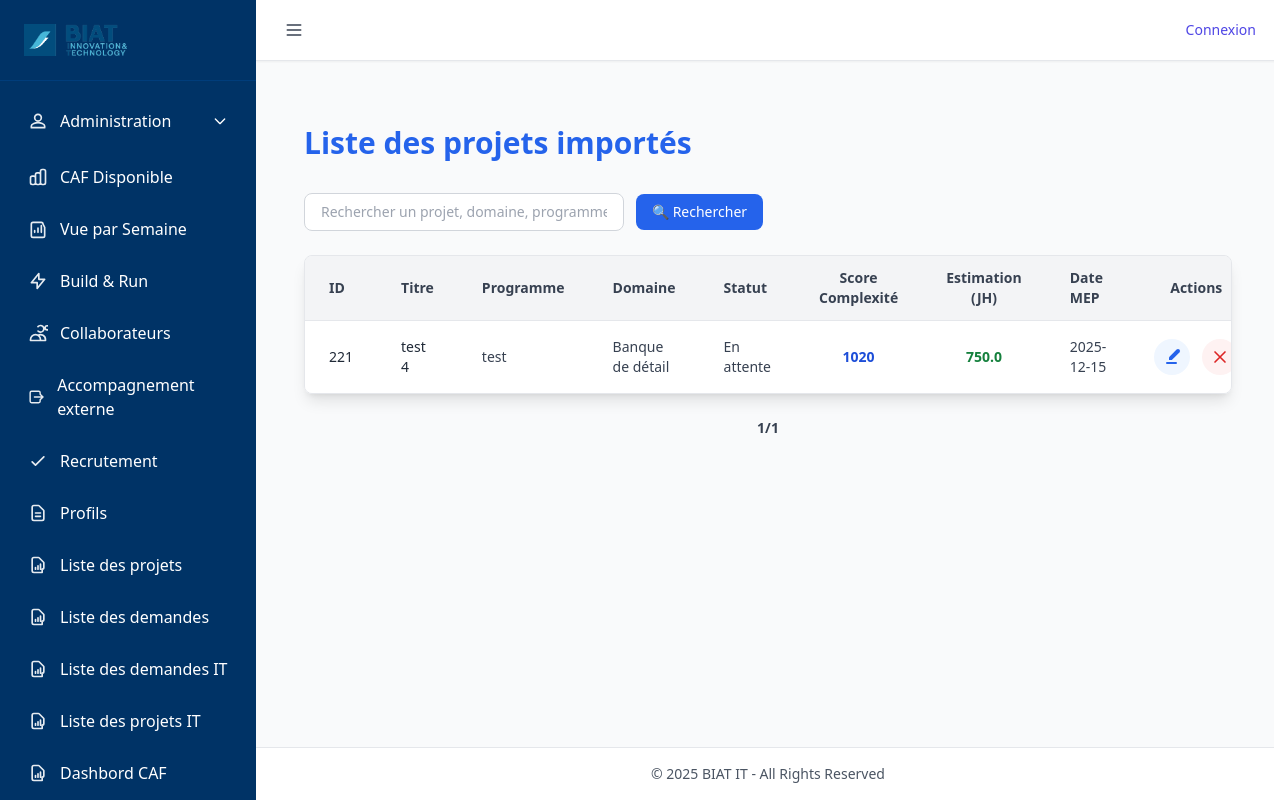
/projet/liste, run on an earlier commit of the app's database.
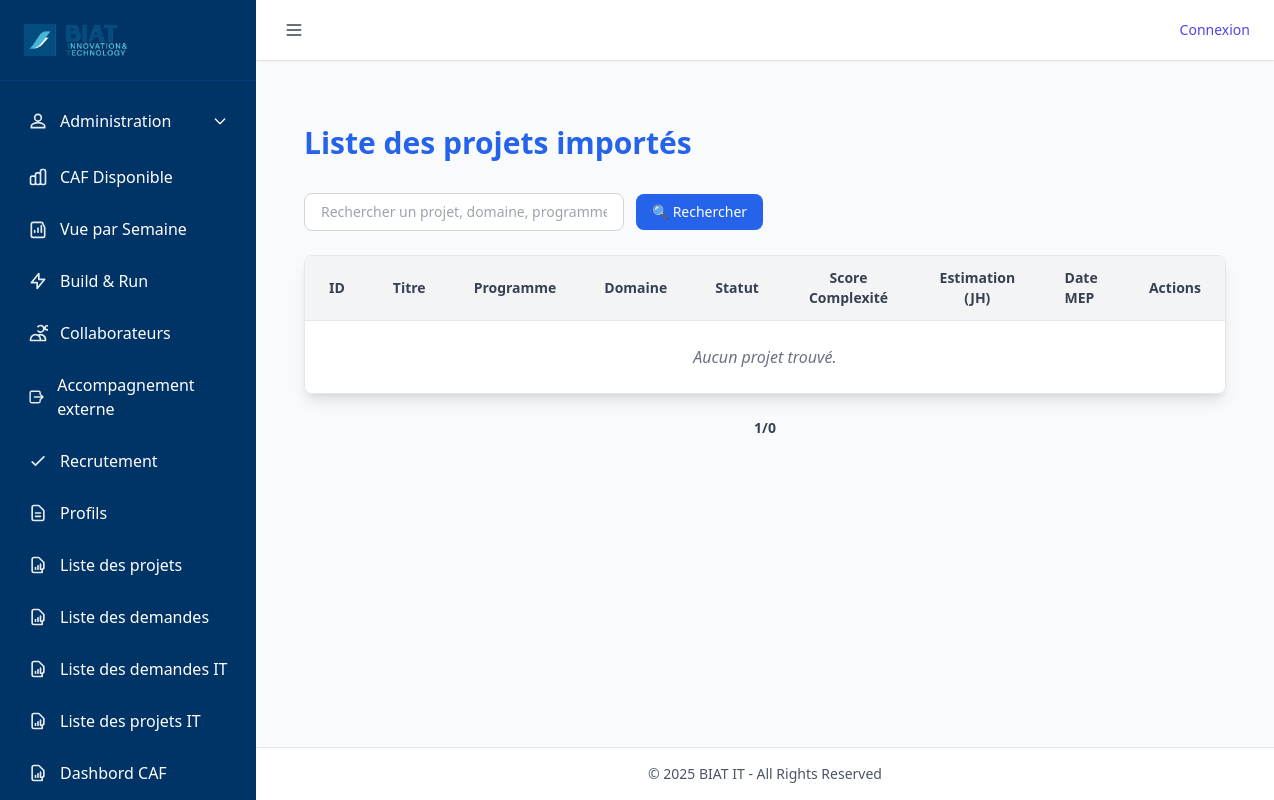
And on a later commit of the database.
### tables this page shows
CREATE TABLE "Projet" (
    "id" INTEGER PRIMARY KEY AUTOINCREMENT,
    "ref_opg" NUMERIC,
    "titre_projet" NVARCHAR(200),
    "description" NVARCHAR(300),
    "id_release" INTEGER,
    "id_programme" INTEGER,
    "score_complexite" NUMERIC,
    "date_mep" DATE,
    "retenue" INTEGER,
    "idate" DATE,
    "iuser" INTEGER,
    "uuser" INTEGER,
    "udate" DATE,
    "id_domaine" INTEGER,
    "id_categorie" INTEGER,
    "id_statut" INTEGER,
    "estimation_jh" REAL DEFAULT 0,
    "id_statut_demande" INTEGER, type TEXT, score_wsjf REAL,
    
    FOREIGN KEY("id_categorie") REFERENCES "categorie"("id") ON DELETE SET NULL ON UPDATE CASCADE,
    FOREIGN KEY("id_domaine") REFERENCES "domaines"("id") ON DELETE SET NULL ON UPDATE CASCADE,
    FOREIGN KEY("id_programme") REFERENCES "Programme"("id") ON DELETE SET NULL ON UPDATE CASCADE,
    FOREIGN KEY("id_statut") REFERENCES "Statut"("id") ON DELETE SET NULL ON UPDATE CASCADE,
    FOREIGN KEY("id_statut_demande") REFERENCES "Statut_demande"("id") ON DELETE SET NULL ON UPDATE CASCADE
);

### routes/projet_routes.py (the view)
@projet_bp.route("/liste")
def liste_projets():
    page = request.args.get("page", 1, type=int)
    per_page = 10
    offset = (page - 1) * per_page
    search = request.args.get("q", "").strip()
    incomplets = request.args.get("incomplets", False, type=bool)
    base_query = """
        SELECT
            p.id,
            p.titre_projet AS titre,
            IFNULL(prog.nom, '-') AS programme,
            IFNULL(d.nom, '-') AS domaine,
            IFNULL(cat.nom, '-') AS categorie,
            IFNULL(s.nom, '-') AS statut,
            IFNULL(p.score_complexite, 0) AS score_complexite,
            IFNULL(p.estimation_jh, 0) AS estimation_jh,
            IFNULL(p.date_mep, '-') AS date_mep
        FROM Projet p
        LEFT JOIN programme prog ON prog.id = p.id_programme
        LEFT JOIN domaines d ON d.id = p.id_domaine
        LEFT JOIN categorie cat ON cat.id = p.id_categorie
        LEFT JOIN statut s ON s.id = p.id_statut
        WHERE retenue = 1 and 1=1
    """
    args = []
    if search:
        base_query += " AND (p.titre_projet LIKE ? OR prog.nom LIKE ?)"
        args.extend([f"%{search}%", f"%{search}%"])
    if incomplets:
        base_query += " AND (p.id_programme IS NULL OR p.id_domaine IS NULL)"
    total = query_db(f"SELECT COUNT(*) as count FROM ({base_query})", args, one=True)["count"]
    projets = query_db(f"{base_query} ORDER BY p.id DESC LIMIT ? OFFSET ?", args + [per_page, offset])
    total_pages = (total // per_page) + (1 if total % per_page else 0)
    return render_template(
        "projets_liste.html",
        projets=projets,
        page=page,
        total_pages=total_pages,
        search=search,
        incomplets=incomplets
    )

### utils/db_utils.py (called while the page is built)
def get_connection():
    conn = sqlite3.connect(
        DB_PATH,
        timeout=60,               # ⏱️ Patiente jusqu'à 60s avant "database is locked"
        check_same_thread=False
    )
    conn.row_factory = sqlite3.Row
    conn.execute("PRAGMA journal_mode=WAL;")      # Autorise les écritures concurrentes
    conn.execute("PRAGMA synchronous=NORMAL;")    # Bon compromis vitesse/sécurité
    conn.execute("PRAGMA foreign_keys = ON;")     # Active les clés étrangères
    conn.execute("PRAGMA busy_timeout = 60000;")  # Attend 60s avant d'abandonner une écriture
    return conn

def query_db(query, args=(), one=False, retries=3, delay=1):
    for attempt in range(retries):
        try:
            conn = get_connection()
            cur = conn.execute(query, args)
            rows = cur.fetchall()
            cur.close()
            conn.close()
            return (rows[0] if rows else None) if one else rows
        except sqlite3.OperationalError as e:
            if "locked" in str(e).lower() and attempt < retries - 1:
                time.sleep(delay)
                continue
            raise

### templates/projets_liste.html (shortened to what the changed rows need)
{% extends "base.html" %}
{% block content %}
<div class="max-w-7xl mx-auto px-6 py-10">
  <h1 class="text-3xl font-bold mb-8 text-blue-600">Liste des projets importés</h1>
  <div class="overflow-x-auto shadow-lg rounded-lg border border-gray-200">
    <table class="min-w-full bg-white divide-y divide-gray-200">
      <thead class="bg-gray-100">
        <tr>
          <th class="px-6 py-3 text-left text-sm font-semibold text-gray-700">ID</th>
            <th class="px-6 py-3 text-left text-sm font-semibold text-gray-700">Titre</th>
          <th class="px-6 py-3 text-left text-sm font-semibold text-gray-700">Programme</th>
          <th class="px-6 py-3 text-left text-sm font-semibold text-gray-700">Domaine</th>
          <th class="px-6 py-3 text-left text-sm font-semibold text-gray-700">Statut</th>
          <th class="px-6 py-3 text-center text-sm font-semibold text-gray-700">Score Complexité</th>
          <th class="px-6 py-3 text-center text-sm font-semibold text-gray-700">Estimation (JH)</th>
          <th class="px-6 py-3 text-left text-sm font-semibold text-gray-700">Date MEP</th>
          <th class="px-6 py-3 text-center text-sm font-semibold text-gray-700">Actions</th>
        </tr>
      </thead>
      <tbody class="divide-y divide-gray-200">
        {% for p in projets %}
        <tr class="hover:bg-gray-50 transition">
            <td class="px-6 py-4 text-sm text-gray-800">{{ p.id }}</td>
          <td class="px-6 py-4 text-sm text-gray-800">{{ p.titre }}</td>
          <td class="px-6 py-4 text-sm text-gray-700">{{ p.programme }}</td>
          <td class="px-6 py-4 text-sm text-gray-700">{{ p.domaine }}</td>
          <td class="px-6 py-4 text-sm text-gray-700">{{ p.statut }}</td>
          <td class="px-6 py-4 text-center text-sm font-semibold text-blue-700">{{ p.score_complexite or 0 }}</td>
          <td class="px-6 py-4 text-center text-sm font-semibold text-green-700">{{ p.estimation_jh or 0 }}</td>
          <td class="px-6 py-4 text-sm text-gray-700">{{ p.date_mep or '-' }}</td>
          <td class="px-6 py-4 text-center">
            <div class="flex items-center justify-center gap-3">
              <a href="{{ url_for('projet.modifier_projet', projet_id=p.id) }}"
                 class="inline-flex items-center justify-center p-2 rounded-full bg-blue-50 hover:bg-blue-100 text-blue-600 transition"
                 title="Modifier">
                <svg xmlns="http://www.w3.org/2000/svg" class="h-5 w-5" fill="currentColor" viewBox="0 0 20 20">
                  <path d="M17.414 2.586a2 2 0 00-2.828 0L7 10.172V13h2.828l7.586-7.586a2 2 0 000-2.828z"/>
                  <path fill-rule="evenodd" d="M4 16a1 1 0 011-1h9a1 1 0 110 2H5a1 1 0 01-1-1z" clip-rule="evenodd"/>
                </svg>
              </a>
              <form method="POST" action="{{ url_for('projet.supprimer_projet', projet_id=p.id) }}"
                    onsubmit="return confirm('Supprimer le projet {{ p.titre }} ?')">
                <button type="submit"
                        class="inline-flex items-center justify-center p-2 rounded-full bg-red-50 hover:bg-red-100 text-red-600 transition"
                        title="Supprimer">
                  <svg xmlns="http://www.w3.org/2000/svg" class="h-5 w-5"
                       fill="none" viewBox="0 0 24 24" stroke="currentColor">
                    <path stroke-linecap="round" stroke-linejoin="round" stroke-width="2"
                          d="M6 18L18 6M6 6l12 12"/>
                  </svg>
                </button>
              </form>
            </div>
          </td>
        </tr>
        {% else %}
        <tr>
          <td colspan="10" class="text-center px-6 py-6 text-gray-500 italic">
            Aucun projet trouvé.
          </td>
        </tr>
        {% endfor %}
      </tbody>
    </table>
  </div>
 <div class="flex justify-center items-center mt-6 gap-6">
    <span class="text-gray-700 text-sm font-semibold">{{ page }}/{{ total_pages }}</span>
  </div>
</div>
{% endblock %}

What changed in the data, as far as the page shows it:
removed Projet: id "221", titre "test 4", programme "test", domaine "Banque de détail", statut "En attente", score_complexite "1020", estimation_jh "750.0", date_mep "2025-12-15"
Also different on the page:
{{ total_pages }}: "1" → "0"
text now shown: "Aucun projet trouvé."
